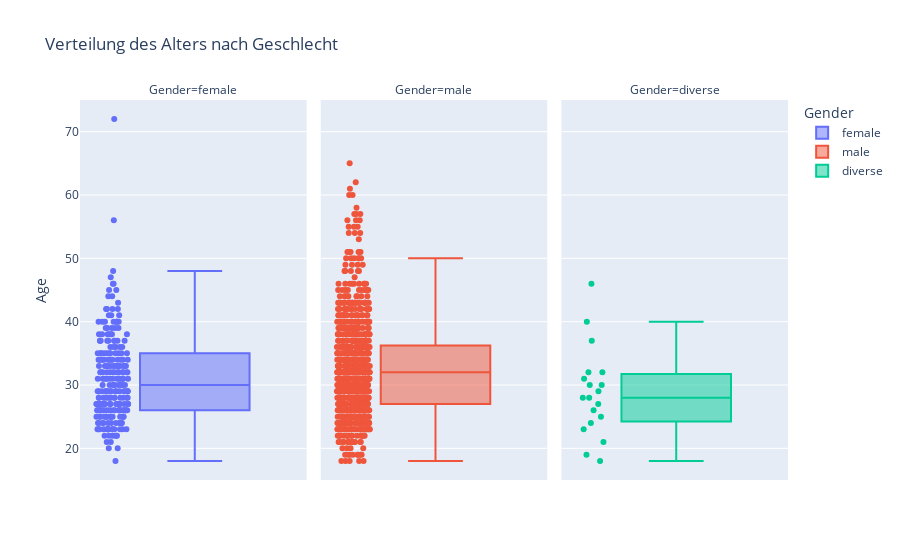

The cell this chart's notebook holds for it:
### Markdown cell above
#### 4.1.2.1 Verteilung des Alters hinsichtlich Geschlecht

### Code cell
fig = px.box(df_cl, y = "Age", facet_col= "Gender", color="Gender", boxmode= "overlay", points= "all", title="Verteilung des Alters nach Geschlecht")

fig.show()

### Figure 1 — Plotly figure (JSON) as saved in the notebook; plotly's stock layout.template omitted (floating-point values rounded to 4 significant figures; data arrays with more than 128 entries replaced by an {"elided": "..."} marker saying what was removed)
{"data": [{"alignmentgroup": "True", "boxpoints": "all", "hovertemplate": "Gender=female<br>Age=%{y}<extra></extra>", "legendgroup": "female", "marker": {"color": "#636efa"}, "name": "female", "notched": false, "offsetgroup": "female", "orientation": "v", "showlegend": true, "type": "box", "x0": " ", "xaxis": "x", "y": {"elided": "247 int values"}, "y0": " ", "yaxis": "y"}, {"alignmentgroup": "True", "boxpoints": "all", "hovertemplate": "Gender=male<br>Age=%{y}<extra></extra>", "legendgroup": "male", "marker": {"color": "#EF553B"}, "name": "male", "notched": false, "offsetgroup": "male", "orientation": "v", "showlegend": true, "type": "box", "x0": " ", "xaxis": "x2", "y": {"elided": "985 int values"}, "y0": " ", "yaxis": "y2"}, {"alignmentgroup": "True", "boxpoints": "all", "hovertemplate": "Gender=diverse<br>Age=%{y}<extra></extra>", "legendgroup": "diverse", "marker": {"color": "#00cc96"}, "name": "diverse", "notched": false, "offsetgroup": "diverse", "orientation": "v", "showlegend": true, "type": "box", "x0": " ", "xaxis": "x3", "y": [27, 23, 18, 30, 25, 29, 31, 30, 40, 28, 21, 37, 32, 19, 32, 28, 26, 46, 24], "y0": " ", "yaxis": "y3"}], "layout": {"annotations": [{"font": {}, "showarrow": false, "text": "Gender=female", "x": 0.16, "xanchor": "center", "xref": "paper", "y": 1, "yanchor": "bottom", "yref": "paper"}, {"font": {}, "showarrow": false, "text": "Gender=male", "x": 0.5, "xanchor": "center", "xref": "paper", "y": 1, "yanchor": "bottom", "yref": "paper"}, {"font": {}, "showarrow": false, "text": "Gender=diverse", "x": 0.84, "xanchor": "center", "xref": "paper", "y": 1, "yanchor": "bottom", "yref": "paper"}], "boxmode": "overlay", "legend": {"title": {"text": "Gender"}, "tracegroupgap": 0}, "title": {"text": "Verteilung des Alters nach Geschlecht"}, "xaxis": {"anchor": "y", "domain": [0, 0.32]}, "xaxis2": {"anchor": "y2", "domain": [0.34, 0.66], "matches": "x"}, "xaxis3": {"anchor": "y3", "domain": [0.68, 1.0], "matches": "x"}, "yaxis": {"anchor": "x", "domain": [0, 1], "title": {"text": "Age"}}, "yaxis2": {"anchor": "x2", "domain": [0, 1], "matches": "y", "showticklabels": false}, "yaxis3": {"anchor": "x3", "domain": [0, 1], "matches": "y", "showticklabels": false}}}
